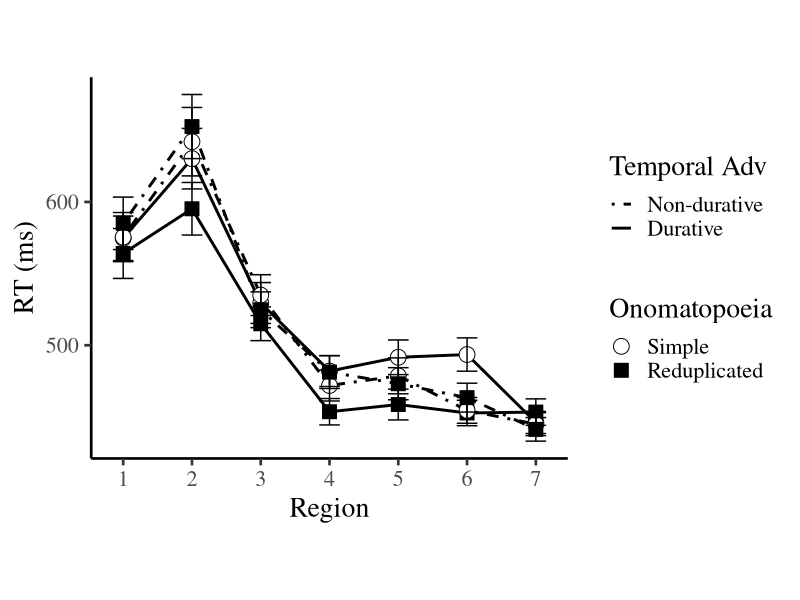
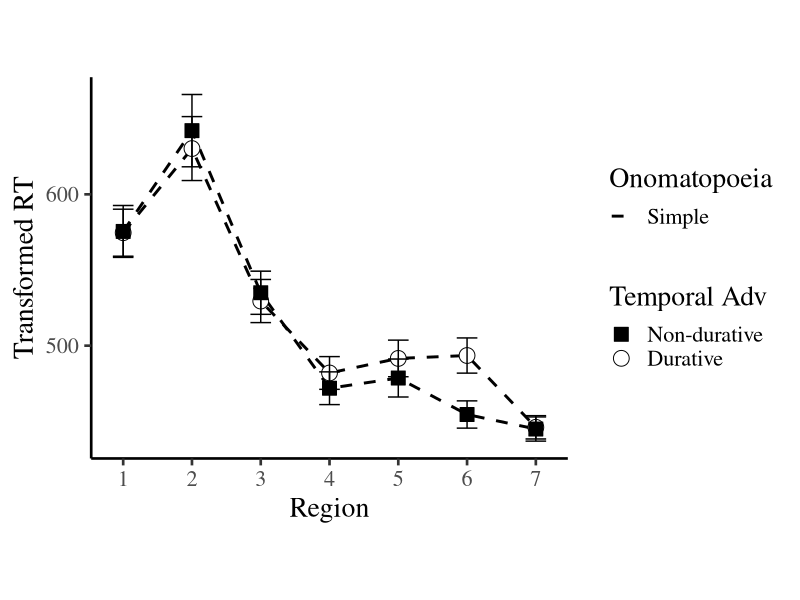
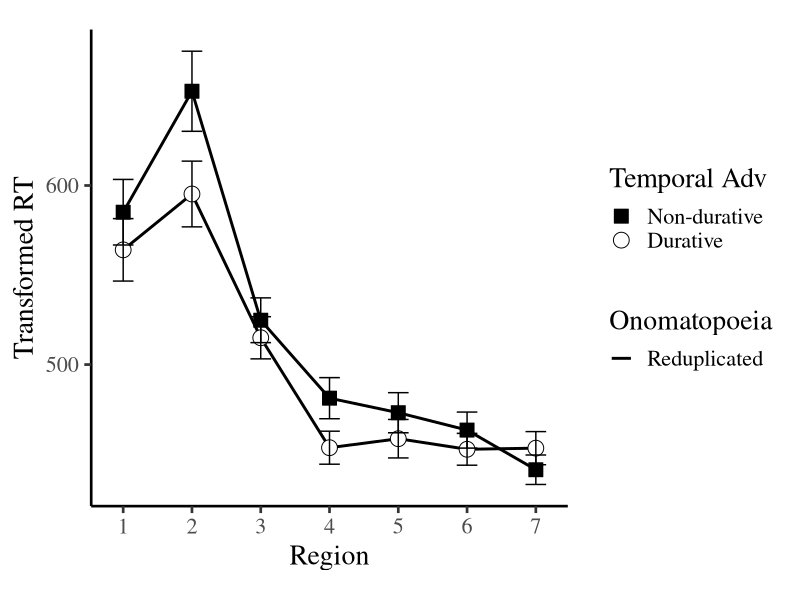
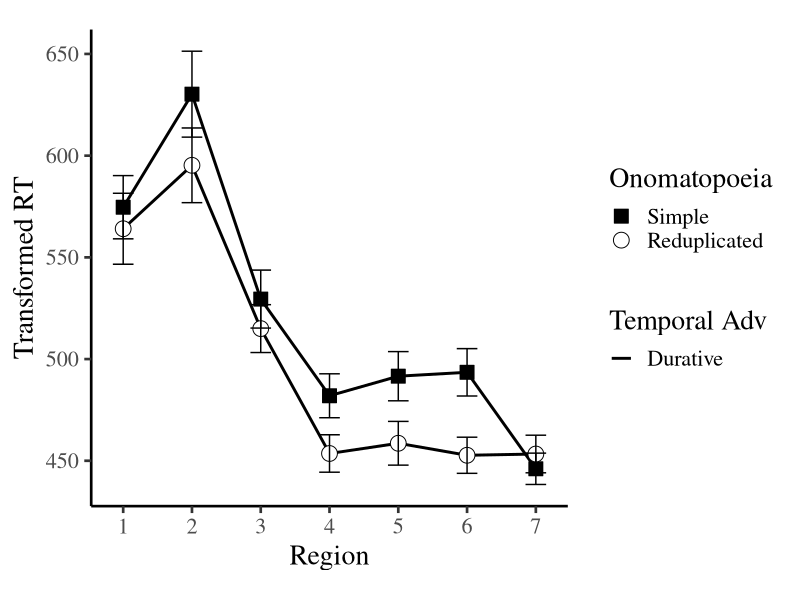
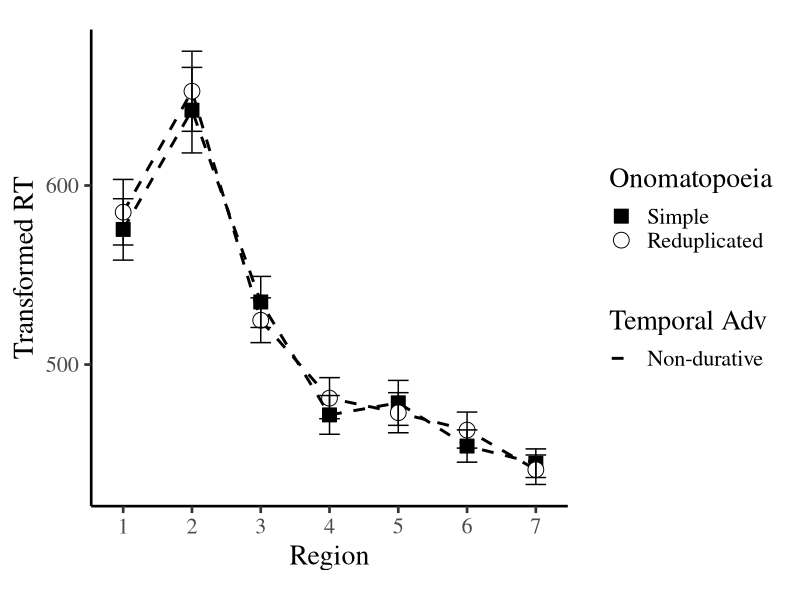
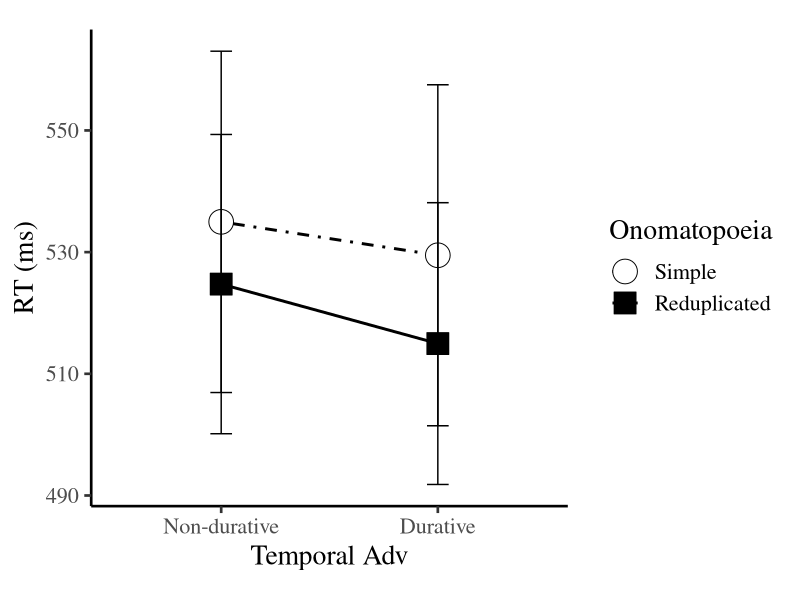
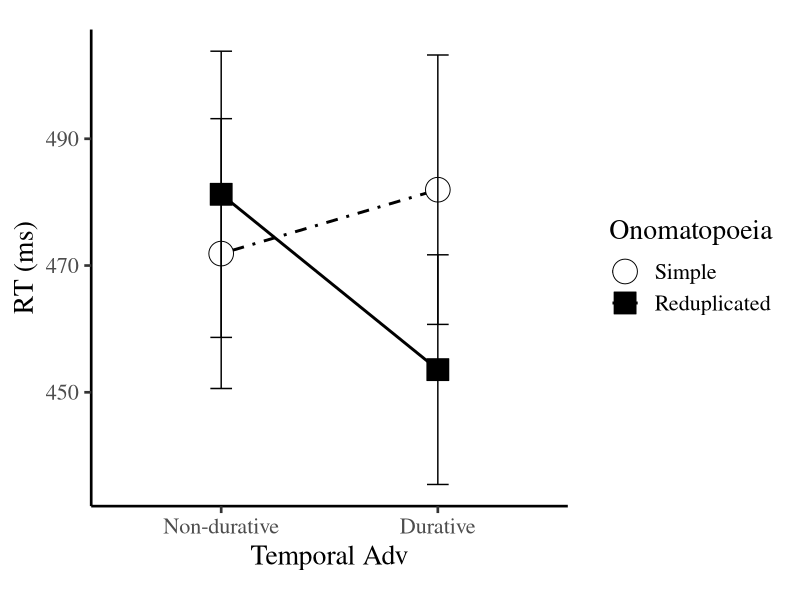
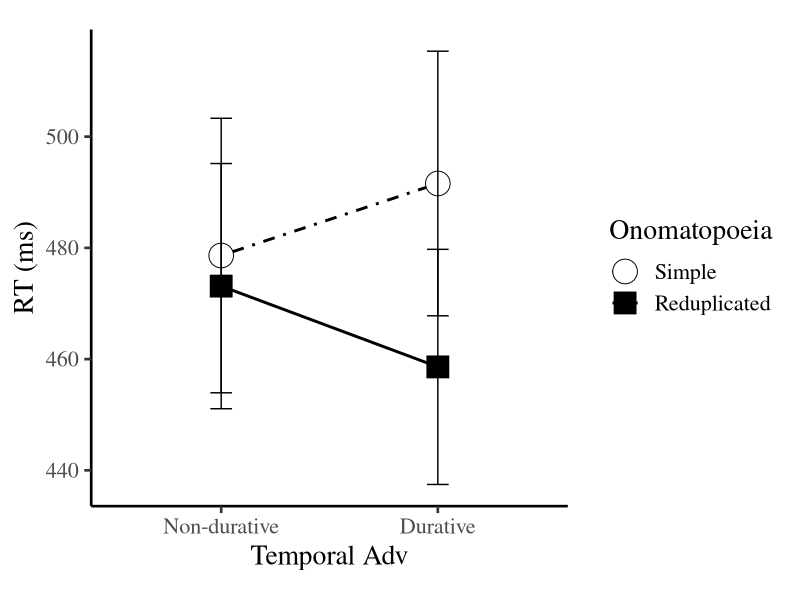

Source code (R) for these figures, in order:
## ---- chunk 1
#library(lme4)
library(lmerTest)
library(plyr)
library(dplyr)
library(ggplot2)
library(reshape)
library(gdata)      
library(MASS)
## ---- chunk 2
ex<-"e"

# critical region
criticalregion<-3

# how far from the critical region do you want the plot to cover?
crplus<-4

# plot labels
ab<-"Durative"
cd<-"Non-durative"
ac<-"Simple"
bd<-"Reduplicated"

# plot legend（凡例）のならび順はデフォルトではアルファベット順
# 逆順にしたい場合はここを1にする
revorderA <- 1  # ab vs cd
revorderB <- 1  # ac vs bd

# Factor labels in the plots
Alabel<-"Temporal Adv"
Blabel<-"Onomatopoeia"

##########
#ex<-"gano"

#critical region
#criticalregion<-4

#plot labels
#ab<-"no"
#cd<-"ga"
#ac<-"Manner"
#bd<-"Locative"

## ---- chunk 3
# Trim bad subjects: data<-subset(data,SubjCA>=trimSubjCA)
# No trimming: trimSubjCA <- 0
trimSubjCA <- 200/3
# Trim bad subjects: data<-subset(data,SubjExptCA>=trimSubjExptCA)
# No trimming: trimSubjExptCA <- 0
trimSubjExptCA <- 0

# Trim slow subjects: data<-subset(data,SubjRTZS<trimSubjRTZS)
# (Virtually) No trimming: trimSubjRTZS <- 99
trimSubjRTZS <- 99

# Trim incorrectly answered trials?  if( trimincorrect == 1 ){ rt_data<-subset(rt_data,correct==100) }
# No trimming: trimincorrect <- 0
trimincorrect <- 1

# Trim extreme RTs rt_data<-subset(rt_data_notrim,rt>=RTlowerbound & rt<=RTupperbound)
# (Virtually) No trimming: upperboundRT <- 100000
upperboundRT <- 100000
# No trimming: upperboundRT <- 100000
# No trimming: lowerboundRT <- 0
lowerboundRT <- 150

# Then RxC z-scores will be computed
# Trim based on zs in each condition x region cell d<-subset(rt_data,RxCzs<trimRxCzs)
# (Virtually) No trimming: trimRxCzs <- 99
trimRxCzs <- 3

# RT transformation
tf <- "none"  # No transformation
#tf <- "log"   # Log transformation
#tf <- "log10"  # Log10 transformation
#tf <- "negreciprocal" # Negative reciprocal *1000


## ---- chunk 4
alldata<-read.table("Ex1alldata.txt",
                 header=FALSE)

colnames(alldata)<-c("subj","expt","item","cond","pos","word","cq","rt")
## ---- chunk 5
# add one element to rt
spilloverraw <- c(0,alldata$rt)
# drop the last element 
spilloverraw <- spilloverraw[1:length(spilloverraw)-1]
# add to alldata
alldata$spilloverraw <- spilloverraw

# pos 0 and ? doesn't have a spillover
alldata$spilloverraw<-ifelse(alldata$pos=="0"|alldata$pos=="?",NA,alldata$spilloverraw)
head(alldata)

# centering & standardizing
alldata$spillover<-scale(alldata$spilloverraw, center=T, scale=T)

## ---- chunk 6
alldata<-subset(alldata,expt!="practice")
## ---- chunk 7
alldata$cq<-ifelse(alldata$cq=="1",100,ifelse(alldata$cq=="0",0,NA))
## ---- chunk 8
# Extract the question rows > select the relevant columns only
cqdata<-subset(alldata,pos=="?") %>%
  dplyr::select(subj,expt,item,cond,cq) 

# Rename "cq" as "correct"
names(cqdata)[names(cqdata)=="cq"]<-"correct"


#cqdata<-dplyr::select(cqdata,-cq) 

# Merge cqdata with alldata.  
alldata <- merge(alldata,cqdata,all=T)

# We don't need cq any longer.  Delete it.
alldata<-dplyr::select(alldata,-cq) 



# sort when messed up
#alldata <- alldata[order(alldata$subj,alldata$expt,alldata$item,alldata$cond,alldata$pos),]
#rownames(alldata) <- c(1:nrow(alldata))

## ---- chunk 9
subjdataframe = c(); 
## ---- chunk 10
tempdata<-alldata[alldata$pos!="?",]
#tapply(tempdata$rt,tempdata$subj,mean)
subjdataframe<-ddply(tempdata,.(subj),summarize,SubjRTmean=mean(rt,na.rm=T))
## ---- chunk 11
subjdataframe<-data.frame(subjdataframe, SubjRTZS=scale(subjdataframe$SubjRTmean));
## ---- chunk 12
subjdataframe<-data.frame(subjdataframe, RTmark=ifelse(subjdataframe$SubjRTZS>2.5, "*", " "));
## ---- chunk 13
CAdataframe <- c(); 
myCA <- c()
myCAdataframe <- c()
## ---- chunk 14
CAdataframe<-ddply(alldata,.(expt),summarize,ExptMeanCA=mean(correct,na.rm=T))
## ---- chunk 15
CAdataframe
## ---- chunk 16
CAdataframe <- c(); 
myCA <- c()
myCAdataframe <- c()
summary(alldata)
## ---- chunk 17
CAdataframe<-ddply(subset(alldata,pos=="?"),.(subj),summarize,SubjCA=mean(correct))
## ---- chunk 18
subjdataframe<-merge(subjdataframe,CAdataframe,all=T)
## ---- chunk 19
subjdataframe<-data.frame(subjdataframe, CAmark=ifelse(subjdataframe$SubjCA<200/3, "**", ifelse(subjdataframe$SubjCA<70, "*" , " ")));
## ---- chunk 20
subjrounded <- subjdataframe[c("subj","SubjRTmean","SubjRTZS","RTmark","SubjCA","CAmark")]

subjrounded$SubjRTmean <- round(subjrounded$SubjRTmean,0)
subjrounded$SubjRTZS <- round(subjrounded$SubjRTZS,1)
sdata <- subjrounded

write.csv(sdata,file="subjdata.csv",quote=F)
## ---- chunk 21
alldata <- merge(alldata,subjdataframe,all=T);
write.csv(alldata,file="alldata.csv",quote=F)
## ---- chunk 22
sdata
## ---- chunk 23
mean(subjdataframe$SubjCA)
median(subjdataframe$SubjCA)
## ---- chunk 24
bs <- sdata[which(sdata$SubjCA <70),]
bs[order(bs$SubjCA),]
## ---- chunk 25
bs <- sdata[which(sdata$SubjRTZS >3),]
bs[order(bs$SubjRTmean),]
## ---- chunk 26
CAdataframe <- c(); 
myCA <- c()
myCAdataframe <- c()
## ---- chunk 27
CAdataframe<-ddply(subset(alldata,pos=="?"),.(expt,subj),summarize,SubjExptCA=mean(correct))
## ---- chunk 28
ddply(subset(alldata,pos=="?"),.(expt),summarize,ExptCAmean=mean(correct))
## ---- chunk 29
alldata <- merge(alldata,CAdataframe,all=T);

# sort when messed up
alldata <- alldata[order(alldata$subj,alldata$expt,alldata$item,alldata$cond,alldata$pos),]
rownames(alldata) <- c(1:nrow(alldata))

write.csv(alldata,file="alldata.csv",quote=F)
## ---- chunk 30
subjexptdata <- CAdataframe[order(CAdataframe$expt,CAdataframe$SubjExptCA),]
# rowname may be messed up; fix it
rownames(subjexptdata) <- c(1:nrow(subjexptdata))
subjexptdata
write.csv(subjexptdata,file="subjexptdata.csv",quote=F)
## ---- chunk 31
bs <- subjexptdata[which(subjexptdata$SubjExptCA <70),]
bs[order(bs$expt,bs$SubjExptCA),]
## ---- chunk 32
sdata[which(sdata$SubjRTZS >3),]
## ---- chunk 33
bs <- subjexptdata[which(subjexptdata$SubjExptCA <70),]
bs[order(bs$expt,bs$SubjExptCA),]
## ---- chunk 34
sdata[which(sdata$SubjCA < 200/3),]
subjexptdata[which(subjexptdata$SubjExptCA < 200/3 & subjexptdata$expt==ex),]
## ---- chunk 35
#sdata[which(sdata$SubjCA >=200/3 & sdata$SubjCA < 70),]
#subjexptdata[which(subjexptdata$SubjExptCA >= 200/3 & subjexptdata$SubjExptCA < 70 & subjexptdata$expt==ex),]
## ---- chunk 36
unique(alldata$subj)
length(unique(alldata$subj))
## ---- chunk 37
data<-alldata
data<-subset(data,SubjCA>=trimSubjCA)
unique(data$subj)
length(unique(data$subj))
data<-subset(data,SubjExptCA>=trimSubjExptCA)
unique(data$subj)
length(unique(data$subj))
## ---- chunk 38
data<-subset(data,SubjRTZS<=trimSubjRTZS)
unique(data$subj)
length(unique(data$subj))
## ---- chunk 39
CAdataframe<-ddply(subset(data,pos=="?"),.(subj),summarize,SubjCA=mean(correct))
CAdataframe<-data.frame(CAdataframe,cCA=scale(CAdataframe$SubjCA,scale=F))
## ---- chunk 40
data<-merge(data,CAdataframe,all=T)
## ---- chunk 41
SubjExptCA<-c()
CAdataframe<-ddply(subset(data,pos=="?"),.(subj,expt),summarize,SubjExptCA=mean(correct))
for(i in unique(CAdataframe$expt)){   
  # それぞれのexptのsubj CAmeanを抜き出し
  mySubjExptCA <- CAdataframe[CAdataframe$expt==i,];
  # centering
  mySubjExptCA<-data.frame(mySubjExptCA,cExptCA=scale(mySubjExptCA$SubjExptCA,scale=F))
  # それを蓄積
  SubjExptCA<-rbind(SubjExptCA,mySubjExptCA)
}

data <- merge(data,SubjExptCA,all=T);

# sort when messed up
#data <- data[order(data$subj,data$expt,data$item,data$cond,data$pos),]
#rownames(data) <- c(1:nrow(data))

## ---- chunk 42
data<-subset(data,expt==ex)
unique(data$expt)
## ---- chunk 43
#data<-subset(data,cond%in%c("a","c","d","f"))
#unique(data$expt)
## ---- chunk 44
rt_data<-subset(data,pos!="?")
## ---- chunk 45
rt_data$region<-as.numeric(as.character(rt_data$pos))+1
## ---- chunk 46
rt_data$subj<-factor(rt_data$subj)
rt_data$expt<-factor(rt_data$expt)
rt_data$item<-factor(rt_data$item)
rt_data$cond<-factor(rt_data$cond)
rt_data$word<-factor(rt_data$word)
## ---- chunk 47
if( trimincorrect == 1 ){
  rt_data<-subset(rt_data,correct==100)
}
## ---- chunk 48
subset(rt_data,rt<200 & region==1,c("expt","cond","region","rt"))
subset(rt_data,rt<200 & region==2,c("expt","cond","region","rt"))
subset(rt_data,rt<200 & region==3,c("expt","cond","region","rt"))
subset(rt_data,rt<200 & region==4,c("expt","cond","region","rt"))
subset(rt_data,rt<200 & region==5,c("expt","cond","region","rt"))

subset(rt_data,rt>3000 & region==1,c("expt","cond","region","rt"))
subset(rt_data,rt>3000 & region==2,c("expt","cond","region","rt"))
subset(rt_data,rt>3000 & region==3,c("expt","cond","region","rt"))
subset(rt_data,rt>3000 & region==4,c("expt","cond","region","rt"))
subset(rt_data,rt>3000 & region==5,c("expt","cond","region","rt"))

tapply(rt_data$rt, rt_data$region, mean)
tapply(rt_data$rt, paste(rt_data$region, rt_data$cond), mean)
## ---- chunk 49
rt_data_notrim <- rt_data

rt_data<-subset(rt_data_notrim,rt>=lowerboundRT & rt<=upperboundRT)

## ---- chunk 50
myRT <- c()
newdataframe <- c()
for(i in unique(rt_data$region)){   
  for(j in unique(rt_data$cond)){
    # abstract rt column in the region x cond cell
    myRT <- subset(rt_data, region==i & cond==j);
    # compute z-score
    myRT$RxCzs <- scale(myRT$rt, center = T, scale = T);
    # 蓄積
    newdataframe<-rbind(newdataframe,myRT);
    }
}; 

rt_data <- merge(rt_data,newdataframe,all=T)

## ---- chunk 51
bs <- rt_data[which(rt_data$RxCzs >3),]
bs <- bs[c("subj","item","region","cond","rt","RxCzs")]
bs[order(bs$region,bs$cond,bs$RxCzs),]
## ---- chunk 52
bs <- rt_data[which(rt_data$RxCzs >5),]
bs <- bs[c("subj","item","region","cond","rt","RxCzs")]
bs[order(bs$region,bs$cond,bs$RxCzs),]
## ---- chunk 53
tapply(rt_data$rt, paste(rt_data$region, rt_data$cond), mean)

rt_data<-subset(rt_data,RxCzs<trimRxCzs)

tapply(rt_data$rt, paste(rt_data$region, rt_data$cond), mean)

## ---- chunk 54
ifelse(tf=="log",rt_data$rt<-log(rt_data$rt),
       ifelse(tf=="log10",rt_data$rt<-log10(rt_data$rt),
              ifelse(tf=="negreciprocal",rt_data$rt<- -1000/rt_data$rt,tf<-"none")))

if(tf!="none"){ tapply(rt_data$rt, paste(rt_data$region, rt_data$cond), mean) }
## ---- chunk 55
rtg <- subset(rt_data,region<=criticalregion+crplus)

## ---- chunk 56
# rtg$ExptCAmedian
# rtg$ExptCAmean
# rtg <- subset(rtg,SubjExptCA>=ExptCAmedian)
## ---- chunk 57
# Raw rt version
rt_data_summary <- ddply(rtg, .(cond,region), summarise, N=length(rt), mean=mean(rt), sd=sd(rt), se=sd/sqrt(N),ci=qt(0.975,df=N-1)*se)
## ---- chunk 58
rt_data_summary$A<-ifelse(rt_data_summary$cond%in%c("a","b"),ab,cd)
rt_data_summary$B<-ifelse(rt_data_summary$cond%in%c("a","c"),ac,bd)
rt_data_summary$Conditions<-paste(rt_data_summary$A,rt_data_summary$B,sep=":")
rt_data_summary$B

# Change the order of the legend labels
if( revorderA == 1 ){  
  rt_data_summary$A<-factor(rt_data_summary$A, levels=rev(levels(factor(rt_data_summary$A))))}
if( revorderB == 1 ){  
  rt_data_summary$B<-factor(rt_data_summary$B, levels=rev(levels(factor(rt_data_summary$B))))
}

  
rt_data_summary
#rrt_data_summary
## ---- chunk 59
g <- ggplot(rt_data_summary,aes(x=region,y=mean,group=Conditions))
## ---- chunk 60
g <- g + geom_line(size=1,aes(linetype=A))
g <- g + scale_linetype_manual(values=c("dotdash","solid"))
g <- g + labs(linetype=Alabel)
## ---- chunk 61
g <- g + geom_point(size=5,aes(shape=B,fill=B))
g <- g + scale_shape_manual(values=c(21,22,24,25))
g <- g + scale_fill_manual(values=c("white","black","white","black"))
g <- g + labs(shape=Blabel)
g <- g + labs(fill=Blabel)
## ---- chunk 62
g <- g + geom_errorbar(aes(ymin=mean-se, ymax=mean+se), width=.3)
## ---- chunk 63
g <- g + scale_x_continuous(breaks=seq(1, 10, by=1))
## ---- chunk 64
g <- g + theme_classic(base_size=20, base_family="HiraKakuProN-W3")
g <- g + theme_classic(base_size=20, base_family="Times")
g <- g + theme(aspect.ratio = 0.8) #Ratio of y-bar to x-bar=1
g <- g + labs(x="Region", y="RT (ms)")
print(g)
ggsave(file = "Fig1.png", plot = g, dpi = 300)
## ---- chunk 65
gsummary <- subset(rt_data_summary,B==ac)
g <- ggplot(gsummary,aes(x=region,y=mean,group=Conditions))
## ---- chunk 66
g <- g + geom_line(size=1,aes(linetype=B))
g <- g + scale_linetype_manual(values=c("dashed"))
g <- g + labs(linetype=Blabel)
## ---- chunk 67
g <- g + geom_point(size=5,aes(shape=A,fill=A))
# 21 (circle), 22 (square), 23 (lozenge), 24 (triangle), 25 (rev triangle)
g <- g + scale_shape_manual(values=c(22,21))
g <- g + scale_fill_manual(values=c("black","white"))
g <- g + labs(shape=Alabel)
g <- g + labs(fill=Alabel)

## ---- chunk 68
g <- g + geom_errorbar(aes(ymin=mean-se, ymax=mean+se), width=.3)
## ---- chunk 69
g <- g + scale_x_continuous(breaks=seq(1, 10, by=1))
## ---- chunk 70
g <- g + theme_classic(base_size=20, base_family="HiraKakuProN-W3")
g <- g + theme_classic(base_size=20, base_family="Times")
g <- g + theme(aspect.ratio = 0.8) #Ratio of y-bar to x-bar=1
g <- g + labs(x="Region", y="Transformed RT")
print(g)
## ---- chunk 71
gsummary <- subset(rt_data_summary,B==bd)
g <- ggplot(gsummary,aes(x=region,y=mean,group=Conditions))
## ---- chunk 72
g <- g + geom_line(size=1,aes(linetype=B))
g <- g + scale_linetype_manual(values=c("solid"))
g <- g + labs(linetype=Blabel)
## ---- chunk 73
g <- g + geom_point(size=5,aes(shape=A,fill=A))
# 21 (circle), 22 (square), 23 (lozenge), 24 (triangle), 25 (rev triangle)
g <- g + scale_shape_manual(values=c(22,21))
g <- g + scale_fill_manual(values=c("black","white"))
g <- g + labs(shape=Alabel)
g <- g + labs(fill=Alabel)
## ---- chunk 74
g <- g + geom_errorbar(aes(ymin=mean-se, ymax=mean+se), width=.3)
## ---- chunk 75
g <- g + scale_x_continuous(breaks=seq(1, 10, by=1))
## ---- chunk 76
g <- g + theme_classic(base_size=20, base_family="HiraKakuProN-W3")
g <- g + theme_classic(base_size=20, base_family="Times")
g <- g + theme(aspect.ratio = 1) #Ratio of y-bar to x-bar=1
g <- g + labs(x="Region", y="Transformed RT")
print(g)
## ---- chunk 77
gsummary <- subset(rt_data_summary,A==ab)
g <- ggplot(gsummary,aes(x=region,y=mean,group=Conditions))
## ---- chunk 78
g <- g + geom_line(size=1,aes(linetype=A))
g <- g + scale_linetype_manual(values=c("solid"))
g <- g + labs(linetype=Alabel)
## ---- chunk 79
g <- g + geom_point(size=5,aes(shape=B,fill=B))
# 21 (circle), 22 (square), 23 (lozenge), 24 (triangle), 25 (rev triangle)
g <- g + scale_shape_manual(values=c(22,21))
g <- g + scale_fill_manual(values=c("black","white"))
g <- g + labs(shape=Blabel)
g <- g + labs(fill=Blabel)
## ---- chunk 80
g <- g + geom_errorbar(aes(ymin=mean-se, ymax=mean+se), width=.3)
## ---- chunk 81
g <- g + scale_x_continuous(breaks=seq(1, 10, by=1))
## ---- chunk 82
g <- g + theme_classic(base_size=20, base_family="HiraKakuProN-W3")
g <- g + theme_classic(base_size=20, base_family="Times")
g <- g + theme(aspect.ratio = 1) #Ratio of y-bar to x-bar=1
g <- g + labs(x="Region", y="Transformed RT")
print(g)
## ---- chunk 83
gsummary <- subset(rt_data_summary,A==cd)
g <- ggplot(gsummary,aes(x=region,y=mean,group=Conditions))
## ---- chunk 84
g <- g + geom_line(size=1,aes(linetype=A))
g <- g + scale_linetype_manual(values=c("dashed"))
g <- g + labs(linetype=Alabel)
## ---- chunk 85
g <- g + geom_point(size=5,aes(shape=B,fill=B))
# 21 (circle), 22 (square), 23 (lozenge), 24 (triangle), 25 (rev triangle)
g <- g + scale_shape_manual(values=c(22,21))
g <- g + scale_fill_manual(values=c("black","white"))
g <- g + labs(shape=Blabel)
g <- g + labs(fill=Blabel)
## ---- chunk 86
g <- g + geom_errorbar(aes(ymin=mean-se, ymax=mean+se), width=.3)
## ---- chunk 87
g <- g + scale_x_continuous(breaks=seq(1, 10, by=1))
## ---- chunk 88
g <- g + theme_classic(base_size=20, base_family="HiraKakuProN-W3")
g <- g + theme_classic(base_size=20, base_family="Times")
g <- g + theme(aspect.ratio = 1) #Ratio of y-bar to x-bar=1
g <- g + labs(x="Region", y="Transformed RT")
print(g)
## ---- chunk 89
rtg <- subset(rt_data_summary,region==3)
g <- ggplot(rtg,aes(x=A,y=mean,group=Conditions))
## ---- chunk 90
g <- g + geom_line(size=1,aes(group=B,linetype=B))
g <- g + scale_linetype_manual(values=c("dotdash","solid"))
g <- g + labs(linetype=Blabel)
## ---- chunk 91
g <- g + geom_point(size=8,aes(shape=B,fill=B))
g <- g + scale_shape_manual(values=c(21,22,24,25))
g <- g + scale_fill_manual(values=c("white","black","white","black"))
g <- g + labs(shape=Blabel)
g <- g + labs(fill=Blabel)
## ---- chunk 92
g <- g + geom_errorbar(aes(ymin=mean-ci, ymax=mean+ci), width=.1)
## ---- chunk 93
#g <- g + scale_x_continuous(breaks=seq(1, 10, by=1))
## ---- chunk 94
g <- g + theme_classic(base_size=20, base_family="HiraKakuProN-W3")
g <- g + theme_classic(base_size=20, base_family="Times")
g <- g + theme(aspect.ratio = 1) #Ratio of y-bar to x-bar=1
g <- g + labs(x="Temporal Adv", y="RT (ms)")
print(g)
ggsave(file = "Fig2.png", plot = g, dpi = 300)
## ---- chunk 95
rtg <- subset(rt_data_summary,region==4)
g <- ggplot(rtg,aes(x=A,y=mean,group=Conditions))
## ---- chunk 96
g <- g + geom_line(size=1,aes(group=B,linetype=B))
g <- g + scale_linetype_manual(values=c("dotdash","solid"))
g <- g + labs(linetype=Blabel)
## ---- chunk 97
g <- g + geom_point(size=8,aes(shape=B,fill=B))
g <- g + scale_shape_manual(values=c(21,22,24,25))
g <- g + scale_fill_manual(values=c("white","black","white","black"))
g <- g + labs(shape=Blabel)
g <- g + labs(fill=Blabel)
## ---- chunk 98
g <- g + geom_errorbar(aes(ymin=mean-ci, ymax=mean+ci), width=.1)
## ---- chunk 99
#g <- g + scale_x_continuous(breaks=seq(1, 10, by=1))
## ---- chunk 100
g <- g + theme_classic(base_size=20, base_family="HiraKakuProN-W3")
g <- g + theme_classic(base_size=20, base_family="Times")
g <- g + theme(aspect.ratio = 1) #Ratio of y-bar to x-bar=1
g <- g + labs(x="Temporal Adv", y="RT (ms)")
print(g)
ggsave(file = "Fig3.png", plot = g, dpi = 300)
## ---- chunk 101
rtg <- subset(rt_data_summary,region==5)
g <- ggplot(rtg,aes(x=A,y=mean,group=Conditions))
## ---- chunk 102
g <- g + geom_line(size=1,aes(group=B,linetype=B))
g <- g + scale_linetype_manual(values=c("dotdash","solid"))
g <- g + labs(linetype=Blabel)
## ---- chunk 103
g <- g + geom_point(size=8,aes(shape=B,fill=B))
g <- g + scale_shape_manual(values=c(21,22,24,25))
g <- g + scale_fill_manual(values=c("white","black","white","black"))
g <- g + labs(shape=Blabel)
g <- g + labs(fill=Blabel)
## ---- chunk 104
g <- g + geom_errorbar(aes(ymin=mean-ci, ymax=mean+ci), width=.1)
## ---- chunk 105
#g <- g + scale_x_continuous(breaks=seq(1, 10, by=1))
## ---- chunk 106
g <- g + theme_classic(base_size=20, base_family="HiraKakuProN-W3")
g <- g + theme_classic(base_size=20, base_family="Times")
g <- g + theme(aspect.ratio = 1) #Ratio of y-bar to x-bar=1
g <- g + labs(x="Temporal Adv", y="RT (ms)")
print(g)
ggsave(file = "Fig4.png", plot = g, dpi = 300)
## ---- chunk 107
rtg <- subset(rt_data_summary,region==6)
g <- ggplot(rtg,aes(x=A,y=mean,group=Conditions))
## ---- chunk 108
g <- g + geom_line(size=1,aes(group=B,linetype=B))
g <- g + scale_linetype_manual(values=c("dotdash","solid"))
g <- g + labs(linetype=Blabel)
## ---- chunk 109
g <- g + geom_point(size=8,aes(shape=B,fill=B))
g <- g + scale_shape_manual(values=c(21,22,24,25))
g <- g + scale_fill_manual(values=c("white","black","white","black"))
g <- g + labs(shape=Blabel)
g <- g + labs(fill=Blabel)
## ---- chunk 110
g <- g + geom_errorbar(aes(ymin=mean-ci, ymax=mean+ci), width=.1)
## ---- chunk 111
#g <- g + scale_x_continuous(breaks=seq(1, 10, by=1))
## ---- chunk 112
g <- g + theme_classic(base_size=20, base_family="HiraKakuProN-W3")
g <- g + theme_classic(base_size=20, base_family="Times")
g <- g + theme(aspect.ratio = 1) #Ratio of y-bar to x-bar=1
g <- g + labs(x="Temporal Adv", y="RT (ms)")
print(g)
ggsave(file = "Fig5.png", plot = g, dpi = 300)
## ---- chunk 113

rt_data$ab<-ifelse(rt_data$cond%in%c("a","b"),0.5,-0.5)
rt_data$ac<-ifelse(rt_data$cond%in%c("a","c"),0.5,-0.5)
rt_data$int<-rt_data$ab*rt_data$ac

# For pairwise comparisons
rt_data$simpleVSredup_dur <-ifelse(rt_data$ab==0.5,
                          ifelse(rt_data$ac==0.5,0.5,-0.5),
                          0)
rt_data$simpleVSredup_nondur <-ifelse(rt_data$ab==-0.5,
                          ifelse(rt_data$ac==0.5,0.5,-0.5),
                          0)
rt_data$durVSnondur_simple <-ifelse(rt_data$ac==0.5,
                          ifelse(rt_data$ab==0.5,0.5,-0.5),
                          0)
rt_data$durVSnondur_redup <-ifelse(rt_data$ac==-0.5,
                          ifelse(rt_data$ab==0.5,0.5,-0.5),
                          0)

## ---- chunk 114
dc <- subset(rt_data,cond=="a",c(cond,word,ab,ac,int))
head(dc, n=7)
dc <- subset(rt_data,cond=="b",c(cond,word,ab,ac,int))
head(dc, n=7)
dc <- subset(rt_data,cond=="c",c(cond,word,ab,ac,int))
head(dc, n=7)
dc <- subset(rt_data,cond=="d",c(cond,word,ab,ac,int))
head(dc, n=7)

## ---- chunk 115
rt_data$subj<-factor(rt_data$subj)
rt_data$expt<-factor(rt_data$expt)
rt_data$item<-factor(rt_data$item)
rt_data$cond<-factor(rt_data$cond)
rt_data$word<-factor(rt_data$word)
## ---- chunk 116
cregion<-subset(rt_data,region==criticalregion)
## ---- chunk 117
sort(unique(cregion$word))
## ---- chunk 118
mm<-lmer(rt~ab*ac+
           (1+ab+ac|subj)+(1+ab+ac|item),
           control=lmerControl(optimizer="bobyqa"),
           cregion)
summary(mm)

## ---- chunk 119
cr <- criticalregion +1
cregion<-subset(rt_data,region==cr)
## ---- chunk 120
sort(unique(cregion$word))
## ---- chunk 121
#mm<-lmer(rt~ab*ac+spillover+
#           (ab*ac+spillover+1|subj)+(ab*ac+spillover+1|item),
#           control=lmerControl(optimizer="bobyqa"),
#           cregion)

#mm<-lmer(rt~ab*ac+spillover+
#           (ab*ac+1|subj)+(ab*ac+1|item),
#           control=lmerControl(optimizer="bobyqa"),
#           cregion)

mm<-lmer(rt~ab*ac+
           (1+ab+ac|subj)+(1+ab+ac|item),
           control=lmerControl(optimizer="bobyqa"),
           cregion)

#mm<-lmer(rt~ab*ac+
#           (1|subj)+(1|item),
#           control=lmerControl(optimizer="bobyqa"),
#           cregion)

summary(mm)

## ---- chunk 122
cr <- criticalregion +2
cregion<-subset(rt_data,region==cr)
## ---- chunk 123
sort(unique(cregion$word))
## ---- chunk 124
mm<-lmer(rt~ab*ac+
           (ab*ac+1|subj)+(ab*ac+1|item),
           control=lmerControl(optimizer="bobyqa"),
           cregion)
summary(mm)

## ---- chunk 125
cr <- criticalregion +3
cregion<-subset(rt_data,region==cr)
## ---- chunk 126
sort(unique(cregion$word))
## ---- chunk 127
mm<-lmer(rt~ab*ac+
           (1+ab*ac|subj)+(1+ab*ac|item),
           control=lmerControl(optimizer="bobyqa"),
           cregion)
summary(mm)

## ---- chunk 128
mmm<-lmer(rt~simpleVSredup_dur+simpleVSredup_nondur+ab+
           (ab*ac+1|subj)+(ab*ac+1|item),
           control=lmerControl(optimizer="bobyqa"),
           cregion)
summary(mmm)
## ---- chunk 129
mmm<-lmer(rt~durVSnondur_simple+durVSnondur_redup+ac+
           (ab*ac+1|subj)+(ab*ac+1|item),
           control=lmerControl(optimizer="bobyqa"),
           cregion)
summary(mmm)
